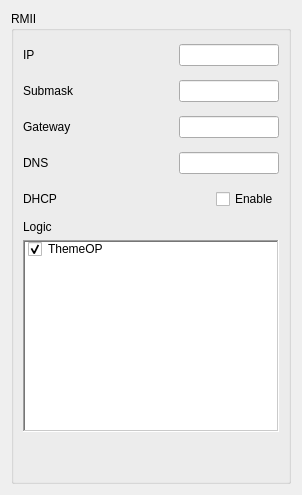
     <widget class="QWidget" name="page_RMII">
      <layout class="QVBoxLayout" name="verticalLayout_23">
       <item>
        <widget class="QGroupBox" name="Network_RMII">
         <property name="font">
          <font>
           <weight>50</weight>
           <bold>false</bold>
          </font>
         </property>
         <property name="title">
          <string>RMII</string>
         </property>
         <property name="flat">
          <bool>true</bool>
         </property>
         <property name="checkable">
          <bool>false</bool>
         </property>
         <layout class="QVBoxLayout" name="verticalLayout_22">
          <item>
           <layout class="QHBoxLayout" name="horizontalLayout_30">
            <item>
             <widget class="QLabel" name="label_6">
              <property name="minimumSize">
               <size>
                <width>0</width>
                <height>30</height>
               </size>
              </property>
              <property name="text">
               <string>IP     </string>
              </property>
             </widget>
            </item>
            <item>
             <spacer name="horizontalSpacer_25">
              <property name="orientation">
               <enum>Qt::Horizontal</enum>
              </property>
              <property name="sizeHint" stdset="0">
               <size>
                <width>40</width>
                <height>20</height>
               </size>
              </property>
             </spacer>
            </item>
            <item>
             <widget class="QLineEdit" name="Network_RMII_IP_String_Text">
              <property name="minimumSize">
               <size>
                <width>100</width>
                <height>0</height>
               </size>
              </property>
              <property name="maximumSize">
               <size>
                <width>100</width>
                <height>16777215</height>
               </size>
              </property>
             </widget>
            </item>
           </layout>
          </item>
          <item>
           <layout class="QHBoxLayout" name="horizontalLayout_29">
            <item>
             <widget class="QLabel" name="label_9">
              <property name="minimumSize">
               <size>
                <width>0</width>
                <height>30</height>
               </size>
              </property>
              <property name="text">
               <string>Submask</string>
              </property>
             </widget>
            </item>
            <item>
             <spacer name="horizontalSpacer_26">
              <property name="orientation">
               <enum>Qt::Horizontal</enum>
              </property>
              <property name="sizeHint" stdset="0">
               <size>
                <width>40</width>
                <height>20</height>
               </size>
              </property>
             </spacer>
            </item>
            <item>
             <widget class="QLineEdit" name="Network_RMII_Submask_String_Text">
              <property name="minimumSize">
               <size>
                <width>100</width>
                <height>0</height>
               </size>
              </property>
              <property name="maximumSize">
               <size>
                <width>100</width>
                <height>16777215</height>
               </size>
              </property>
             </widget>
            </item>
           </layout>
          </item>
          <item>
           <layout class="QHBoxLayout" name="horizontalLayout_28">
            <item>
             <widget class="QLabel" name="label_10">
              <property name="minimumSize">
               <size>
                <width>0</width>
                <height>30</height>
               </size>
              </property>
              <property name="text">
               <string>Gateway</string>
              </property>
             </widget>
            </item>
            <item>
             <spacer name="horizontalSpacer_27">
              <property name="orientation">
               <enum>Qt::Horizontal</enum>
              </property>
              <property name="sizeHint" stdset="0">
               <size>
                <width>40</width>
                <height>20</height>
               </size>
              </property>
             </spacer>
            </item>
            <item>
             <widget class="QLineEdit" name="Network_RMII_Gateway_String_Text">
              <property name="minimumSize">
               <size>
                <width>100</width>
                <height>0</height>
               </size>
              </property>
              <property name="maximumSize">
               <size>
                <width>100</width>
                <height>16777215</height>
               </size>
              </property>
             </widget>
            </item>
           </layout>
          </item>
          <item>
           <layout class="QHBoxLayout" name="horizontalLayout_27">
            <item>
             <widget class="QLabel" name="label_11">
              <property name="minimumSize">
               <size>
                <width>0</width>
                <height>30</height>
               </size>
              </property>
              <property name="text">
               <string>DNS    </string>
              </property>
             </widget>
            </item>
            <item>
             <spacer name="horizontalSpacer_28">
              <property name="orientation">
               <enum>Qt::Horizontal</enum>
              </property>
              <property name="sizeHint" stdset="0">
               <size>
                <width>40</width>
                <height>20</height>
               </size>
              </property>
             </spacer>
            </item>
            <item>
             <widget class="QLineEdit" name="Network_RMII_DNS_String_Text">
              <property name="minimumSize">
               <size>
                <width>100</width>
                <height>0</height>
               </size>
              </property>
              <property name="maximumSize">
               <size>
                <width>100</width>
                <height>16777215</height>
               </size>
              </property>
             </widget>
            </item>
           </layout>
          </item>
          <item>
           <layout class="QHBoxLayout" name="horizontalLayout_26">
            <item>
             <widget class="QLabel" name="label_25">
              <property name="minimumSize">
               <size>
                <width>0</width>
                <height>30</height>
               </size>
              </property>
              <property name="text">
               <string>DHCP   </string>
              </property>
             </widget>
            </item>
            <item>
             <spacer name="horizontalSpacer_29">
              <property name="orientation">
               <enum>Qt::Horizontal</enum>
              </property>
              <property name="sizeHint" stdset="0">
               <size>
                <width>40</width>
                <height>20</height>
               </size>
              </property>
             </spacer>
            </item>
            <item>
             <widget class="QCheckBox" name="Network_RMII_DHCP_Bool_IsChecked">
              <property name="minimumSize">
               <size>
                <width>0</width>
                <height>0</height>
               </size>
              </property>
              <property name="text">
               <string>Enable</string>
              </property>
             </widget>
            </item>
           </layout>
          </item>
          <item>
           <widget class="QLabel" name="label_57">
            <property name="text">
             <string>Logic</string>
            </property>
           </widget>
          </item>
          <item>
           <widget class="UpSelecQListWidget" name="Network_RMII_Logic_Check_Item_3">
            <property name="frameShape">
             <enum>QFrame::WinPanel</enum>
            </property>
            <property name="selectionMode">
             <enum>QAbstractItemView::MultiSelection</enum>
            </property>
            <item>
             <property name="text">
              <string>ThemeOP</string>
             </property>
             <property name="checkState">
              <enum>Checked</enum>
             </property>
             <property name="icon">
              <iconset resource="../IDE.qrc">
               <normaloff>:/Menu/rc/Menu/chat.png</normaloff>:/Menu/rc/Menu/chat.png</iconset>
             </property>
            </item>
           </widget>
          </item>
          <item>
           <spacer name="verticalSpacer">
            <property name="orientation">
             <enum>Qt::Vertical</enum>
            </property>
            <property name="sizeHint" stdset="0">
             <size>
              <width>20</width>
              <height>40</height>
             </size>
            </property>
           </spacer>
          </item>
         </layout>
        </widget>
       </item>
      </layout>
     </widget>
